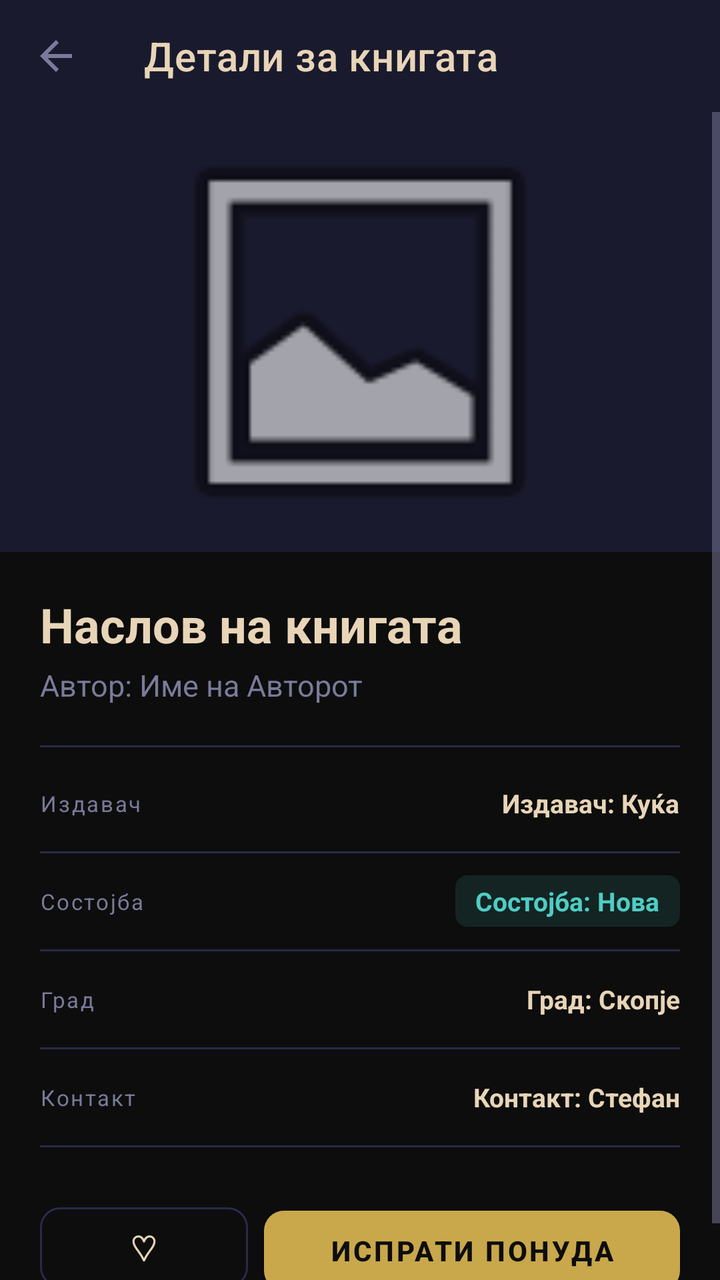
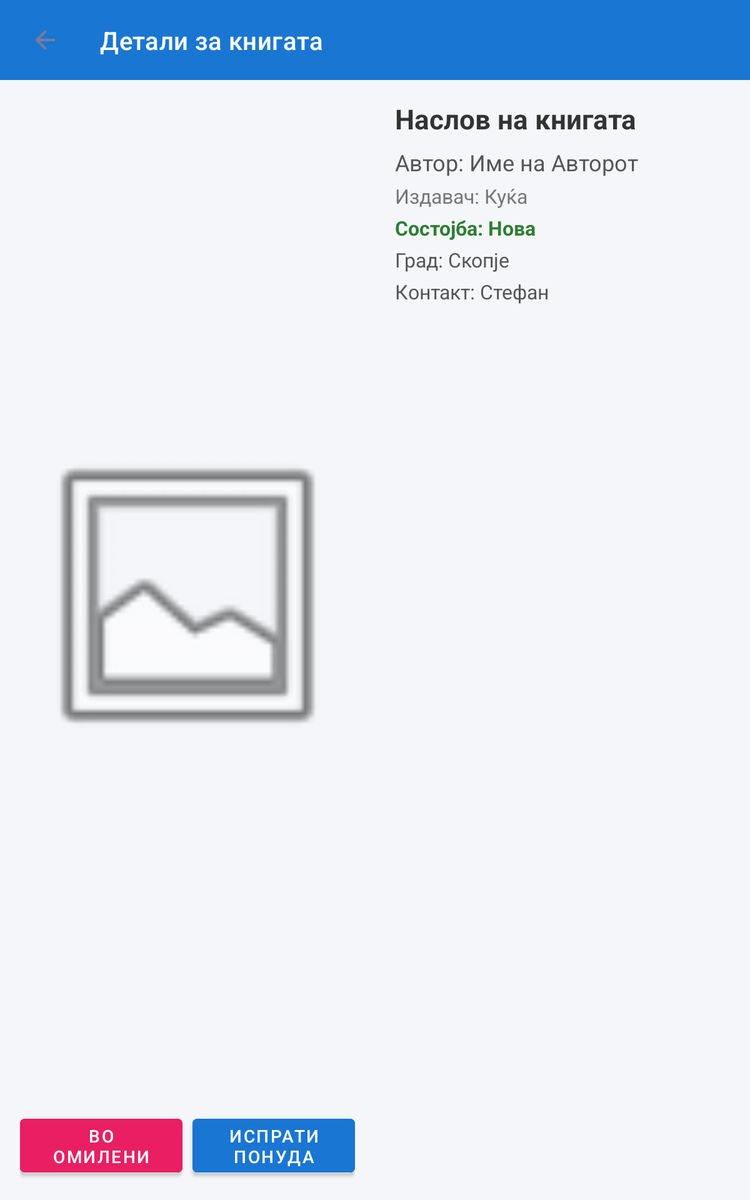

The same Android screen from two of the app's own layout files: first res/layout/ as a phone draws it, then the repository's variant for another configuration, drawn on a device whose configuration selects that folder. Both files follow.
<!-- AndroidManifest.xml: application theme Theme.BookExchange -->
<!-- res/layout/activity_book_detail.xml -->
<?xml version="1.0" encoding="utf-8"?>
<LinearLayout xmlns:android="http://schemas.android.com/apk/res/android"
    xmlns:app="http://schemas.android.com/apk/res-auto"
    android:layout_width="match_parent"
    android:layout_height="match_parent"
    android:orientation="vertical"
    android:background="@color/bg_ink">

    
    <androidx.appcompat.widget.Toolbar
        android:id="@+id/toolbarDetail"
        style="@style/Widget.BookSwap.Toolbar"
        android:layout_width="match_parent"
        android:layout_height="?attr/actionBarSize"
        app:title="@string/book_details"
        app:navigationIcon="@drawable/abc_ic_ab_back_material" />

    <ScrollView
        android:layout_width="match_parent"
        android:layout_height="match_parent">

        <LinearLayout
            android:layout_width="match_parent"
            android:layout_height="wrap_content"
            android:orientation="vertical">

            
            <FrameLayout
                android:layout_width="match_parent"
                android:layout_height="220dp"
                android:background="@color/bg_navy">

                <ImageView
                    android:id="@+id/ivDetailBookImage"
                    android:layout_width="match_parent"
                    android:layout_height="match_parent"
                    android:scaleType="fitCenter"
                    android:src="@android:drawable/ic_menu_gallery"
                    android:contentDescription="@string/book_pic" />

            </FrameLayout>

            
            <LinearLayout
                android:layout_width="match_parent"
                android:layout_height="wrap_content"
                android:orientation="vertical"
                android:padding="20dp">

                
                <TextView
                    android:id="@+id/tvDetailTitle"
                    android:layout_width="match_parent"
                    android:layout_height="wrap_content"
                    android:text="Наслов на книгата"
                    android:textColor="@color/text_primary"
                    android:textSize="24sp"
                    android:textStyle="bold"
                    android:layout_marginBottom="4dp" />

                
                <TextView
                    android:id="@+id/tvDetailAuthor"
                    android:layout_width="match_parent"
                    android:layout_height="wrap_content"
                    android:text="@string/author_name"
                    android:textColor="@color/text_secondary"
                    android:textSize="15sp"
                    android:layout_marginBottom="20dp" />

                
                <View
                    android:layout_width="match_parent"
                    android:layout_height="1dp"
                    android:background="@color/border"
                    android:layout_marginBottom="4dp" />

                
                <LinearLayout
                    android:layout_width="match_parent"
                    android:layout_height="48dp"
                    android:orientation="horizontal"
                    android:gravity="center_vertical">
                    <TextView
                        android:layout_width="0dp"
                        android:layout_height="wrap_content"
                        android:layout_weight="1"
                        android:text="Издавач"
                        android:textSize="11sp"
                        android:textColor="@color/text_secondary"
                        android:letterSpacing="0.08" />
                    <TextView
                        android:id="@+id/tvDetailPublisher"
                        android:layout_width="wrap_content"
                        android:layout_height="wrap_content"
                        android:text="@string/publisher_house"
                        android:textColor="@color/text_primary"
                        android:textSize="13sp"
                        android:textStyle="bold" />
                </LinearLayout>
                <View android:layout_width="match_parent" android:layout_height="1dp" android:background="@color/border"/>

                
                <LinearLayout
                    android:layout_width="match_parent"
                    android:layout_height="48dp"
                    android:orientation="horizontal"
                    android:gravity="center_vertical">
                    <TextView
                        android:layout_width="0dp"
                        android:layout_height="wrap_content"
                        android:layout_weight="1"
                        android:text="Состојба"
                        android:textSize="11sp"
                        android:textColor="@color/text_secondary"
                        android:letterSpacing="0.08" />
                    <TextView
                        android:id="@+id/tvDetailCondition"
                        android:layout_width="wrap_content"
                        android:layout_height="wrap_content"
                        android:text="@string/condition"
                        android:textColor="@color/teal"
                        android:textSize="13sp"
                        android:textStyle="bold"
                        android:background="@drawable/bg_badge_teal"
                        android:paddingHorizontal="10dp"
                        android:paddingVertical="4dp" />
                </LinearLayout>
                <View android:layout_width="match_parent" android:layout_height="1dp" android:background="@color/border"/>

                
                <LinearLayout
                    android:layout_width="match_parent"
                    android:layout_height="48dp"
                    android:orientation="horizontal"
                    android:gravity="center_vertical">
                    <TextView
                        android:layout_width="0dp"
                        android:layout_height="wrap_content"
                        android:layout_weight="1"
                        android:text="Град"
                        android:textSize="11sp"
                        android:textColor="@color/text_secondary"
                        android:letterSpacing="0.08" />
                    <TextView
                        android:id="@+id/tvDetailCity"
                        android:layout_width="wrap_content"
                        android:layout_height="wrap_content"
                        android:text="@string/town"
                        android:textColor="@color/text_primary"
                        android:textSize="13sp"
                        android:textStyle="bold" />
                </LinearLayout>
                <View android:layout_width="match_parent" android:layout_height="1dp" android:background="@color/border"/>

                
                <LinearLayout
                    android:layout_width="match_parent"
                    android:layout_height="48dp"
                    android:orientation="horizontal"
                    android:gravity="center_vertical">
                    <TextView
                        android:layout_width="0dp"
                        android:layout_height="wrap_content"
                        android:layout_weight="1"
                        android:text="Контакт"
                        android:textSize="11sp"
                        android:textColor="@color/text_secondary"
                        android:letterSpacing="0.08" />
                    <TextView
                        android:id="@+id/tvDetailContact"
                        android:layout_width="wrap_content"
                        android:layout_height="wrap_content"
                        android:text="@string/contact"
                        android:textColor="@color/text_primary"
                        android:textSize="13sp"
                        android:textStyle="bold" />
                </LinearLayout>
                <View android:layout_width="match_parent" android:layout_height="1dp" android:background="@color/border" android:layout_marginBottom="24dp"/>

                
                <LinearLayout
                    android:layout_width="match_parent"
                    android:layout_height="wrap_content"
                    android:orientation="horizontal"
                    android:weightSum="3">

                    <Button
                        android:id="@+id/btnAddToFavorites"
                        style="@style/Widget.BookSwap.Button.Secondary"
                        android:layout_width="0dp"
                        android:layout_height="52dp"
                        android:layout_weight="1"
                        android:layout_marginEnd="8dp"
                        android:text="♡"
                        android:textSize="18sp" />

                    <Button
                        android:id="@+id/btnSendOffer"
                        style="@style/Widget.BookSwap.Button.Primary"
                        android:layout_width="0dp"
                        android:layout_height="52dp"
                        android:layout_weight="2"
                        android:text="@string/offer_send"
                        android:textSize="14sp" />

                </LinearLayout>

            </LinearLayout>
        </LinearLayout>
    </ScrollView>
</LinearLayout>
<!-- resources referenced by this layout -->
<resources>
  <color name="bg_ink">#0D0D0D</color>
  <color name="bg_navy">#1A1A2E</color>
  <color name="border">#2A2A4A</color>
  <color name="teal">#4ECDC4</color>
  <color name="text_primary">#E8D5B7</color>
  <color name="text_secondary">#7A7A9A</color>
  <!-- drawable bg_badge_teal (drawable) -->
  <?xml version="1.0" encoding="utf-8"?>
  <shape xmlns:android="http://schemas.android.com/apk/res/android"
      android:shape="rectangle">
      <solid android:color="@color/teal_dim" />
      <corners android:radius="6dp" />
  </shape>
  <string name="author_name">Автор: Име на Авторот</string>
  <string name="book_details">Детали за книгата</string>
  <string name="book_pic">Слика од книгата</string>
  <string name="condition">Состојба: Нова</string>
  <string name="contact">Контакт: Стефан</string>
  <string name="offer_send">Испрати понуда</string>
  <string name="publisher_house">Издавач: Куќа</string>
  <string name="town">Град: Скопје</string>
  <style name="Widget.BookSwap.Button.Primary" parent="Widget.MaterialComponents.Button">
          <item name="backgroundTint">@color/gold</item>
          <item name="android:textColor">@color/bg_ink</item>
          <item name="android:textStyle">bold</item>
          <item name="cornerRadius">10dp</item>
          <item name="rippleColor">@color/bg_ink</item>
      </style>
  <style name="Widget.BookSwap.Button.Secondary" parent="Widget.MaterialComponents.Button.OutlinedButton">
          <item name="strokeColor">@color/border</item>
          <item name="android:textColor">@color/text_primary</item>
          <item name="cornerRadius">10dp</item>
          <item name="rippleColor">@color/gold_dim</item>
      </style>
  <style name="Widget.BookSwap.Toolbar" parent="Widget.MaterialComponents.Toolbar">
          <item name="android:background">@color/bg_navy</item>
          <item name="titleTextColor">@color/text_primary</item>
          <item name="navigationIconTint">@color/text_primary</item>
      </style>
  <color name="teal_dim">#1F4ECDC4</color>
  <color name="gold">#C9A84C</color>
  <color name="gold_dim">#1FC9A84C</color>
  <color name="bg_card">#252540</color>
  <color name="text_hint">#4A4A6A</color>
  <style name="Widget.BookSwap.BottomNavigation" parent="Widget.MaterialComponents.BottomNavigationView">
          <item name="android:background">@color/bg_navy</item>
          <item name="itemIconTint">@color/nav_icon_color</item>
          <item name="itemTextColor">@color/nav_icon_color</item>
          <item name="itemRippleColor">@color/gold_dim</item>
          <item name="labelVisibilityMode">labeled</item>
      </style>
  <color name="nav_icon_color">#FFFFFF</color> ```
  <!-- some entries are left out for length -->
</resources>
<!-- res/layout-sw600dp/activity_book_detail.xml (the repository's variant of the layout above) -->
<!-- drawn on a 7-inch tablet held upright -->
<?xml version="1.0" encoding="utf-8"?>
<LinearLayout xmlns:android="http://schemas.android.com/apk/res/android"
    xmlns:app="http://schemas.android.com/apk/res-auto"
    android:layout_width="match_parent"
    android:layout_height="match_parent"
    android:orientation="vertical"
    android:background="#F4F6F9">

    <androidx.appcompat.widget.Toolbar
        android:id="@+id/toolbarDetail"
        android:layout_width="match_parent"
        android:layout_height="?attr/actionBarSize"
        android:background="#1976D2"
        app:title="@string/book_details"
        app:titleTextColor="#FFFFFF"
        app:navigationIcon="@drawable/abc_ic_ab_back_material" />

    
    <LinearLayout
        android:layout_width="match_parent"
        android:layout_height="match_parent"
        android:orientation="horizontal">

        
        <LinearLayout
            android:layout_width="0dp"
            android:layout_height="match_parent"
            android:layout_weight="1"
            android:orientation="vertical"
            android:padding="16dp"
            android:gravity="center">

            <ImageView
                android:id="@+id/ivDetailBookImage"
                android:layout_width="match_parent"
                android:layout_height="0dp"
                android:layout_weight="1"
                android:scaleType="fitCenter"
                android:src="@android:drawable/ic_menu_gallery"
                android:contentDescription="@string/book_pic" />

            <LinearLayout
                android:layout_width="match_parent"
                android:layout_height="wrap_content"
                android:orientation="horizontal"
                android:weightSum="2"
                android:layout_marginTop="16dp">

                <Button
                    android:id="@+id/btnAddToFavorites"
                    android:layout_width="0dp"
                    android:layout_height="55dp"
                    android:layout_weight="1"
                    android:layout_marginEnd="4dp"
                    android:backgroundTint="#E91E63"
                    android:text="@string/favorites"
                    android:textColor="#FFFFFF" />

                <Button
                    android:id="@+id/btnSendOffer"
                    android:layout_width="0dp"
                    android:layout_height="55dp"
                    android:layout_weight="1"
                    android:layout_marginStart="4dp"
                    android:backgroundTint="#1976D2"
                    android:text="@string/offer_send"
                    android:textColor="#FFFFFF" />

            </LinearLayout>

        </LinearLayout>

        
        <ScrollView
            android:layout_width="0dp"
            android:layout_height="match_parent"
            android:layout_weight="1">

            <LinearLayout
                android:layout_width="match_parent"
                android:layout_height="wrap_content"
                android:orientation="vertical"
                android:padding="16dp">

                <TextView
                    android:id="@+id/tvDetailTitle"
                    android:layout_width="match_parent"
                    android:layout_height="wrap_content"
                    android:text="Наслов на книгата"
                    android:textColor="#333333"
                    android:textSize="22sp"
                    android:textStyle="bold"
                    android:layout_marginBottom="8dp" />

                <TextView
                    android:id="@+id/tvDetailAuthor"
                    android:layout_width="match_parent"
                    android:layout_height="wrap_content"
                    android:text="@string/author_name"
                    android:textColor="#555555"
                    android:textSize="18sp"
                    android:layout_marginBottom="4dp" />

                <TextView
                    android:id="@+id/tvDetailPublisher"
                    android:layout_width="match_parent"
                    android:layout_height="wrap_content"
                    android:text="@string/publisher_house"
                    android:textColor="#777777"
                    android:textSize="16sp"
                    android:layout_marginBottom="4dp" />

                <TextView
                    android:id="@+id/tvDetailCondition"
                    android:layout_width="match_parent"
                    android:layout_height="wrap_content"
                    android:text="@string/condition"
                    android:textColor="#2E7D32"
                    android:textSize="16sp"
                    android:textStyle="bold"
                    android:layout_marginBottom="4dp" />

                <TextView
                    android:id="@+id/tvDetailCity"
                    android:layout_width="match_parent"
                    android:layout_height="wrap_content"
                    android:text="@string/town"
                    android:textColor="#555555"
                    android:textSize="16sp"
                    android:layout_marginBottom="4dp" />

                <TextView
                    android:id="@+id/tvDetailContact"
                    android:layout_width="match_parent"
                    android:layout_height="wrap_content"
                    android:text="@string/contact"
                    android:textColor="#555555"
                    android:textSize="16sp"
                    android:layout_marginBottom="16dp" />

            </LinearLayout>
        </ScrollView>

    </LinearLayout>

</LinearLayout>
<!-- resources referenced by the variant -->
<!-- as a 7-inch tablet held upright resolves them -->
<resources>
  <string name="author_name">Автор: Име на Авторот</string>
  <string name="book_details">Детали за книгата</string>
  <string name="book_pic">Слика од книгата</string>
  <string name="condition">Состојба: Нова</string>
  <string name="contact">Контакт: Стефан</string>
  <string name="favorites">Во Омилени</string>
  <string name="offer_send">Испрати понуда</string>
  <string name="publisher_house">Издавач: Куќа</string>
  <string name="town">Град: Скопје</string>
  <style name="Theme.BookExchange" parent="Theme.MaterialComponents.DayNight.NoActionBar">
          
          <item name="android:windowBackground">@color/bg_ink</item>
          <item name="colorPrimary">@color/gold</item>
          <item name="colorPrimaryVariant">@color/bg_navy</item>
          <item name="colorOnPrimary">@color/bg_ink</item>
          <item name="colorSecondary">@color/teal</item>
          <item name="colorOnSecondary">@color/bg_ink</item>
          <item name="colorSurface">@color/bg_card</item>
          <item name="colorOnSurface">@color/text_primary</item>
          <item name="android:colorBackground">@color/bg_ink</item>
          <item name="colorOnBackground">@color/text_primary</item>
  
          
          <item name="android:statusBarColor">@color/bg_navy</item>
          <item name="android:windowLightStatusBar">false</item>
  
          
          <item name="android:navigationBarColor">@color/bg_navy</item>
  
          
          <item name="android:textColorPrimary">@color/text_primary</item>
          <item name="android:textColorSecondary">@color/text_secondary</item>
          <item name="android:textColorHint">@color/text_hint</item>
  
          
          <item name="android:textColorHighlight">#33C9A84C</item>
          <item name="colorControlActivated">@color/gold</item>
          <item name="colorControlHighlight">@color/gold_dim</item>
  
          
          <item name="bottomNavigationStyle">@style/Widget.BookSwap.BottomNavigation</item>
      </style>
  <color name="bg_ink">#0D0D0D</color>
  <color name="gold">#C9A84C</color>
  <color name="bg_navy">#1A1A2E</color>
  <color name="teal">#4ECDC4</color>
  <color name="bg_card">#252540</color>
  <color name="text_primary">#E8D5B7</color>
  <color name="text_secondary">#7A7A9A</color>
  <color name="text_hint">#4A4A6A</color>
  <color name="gold_dim">#1FC9A84C</color>
  <style name="Widget.BookSwap.BottomNavigation" parent="Widget.MaterialComponents.BottomNavigationView">
          <item name="android:background">@color/bg_navy</item>
          <item name="itemIconTint">@color/nav_icon_color</item>
          <item name="itemTextColor">@color/nav_icon_color</item>
          <item name="itemRippleColor">@color/gold_dim</item>
          <item name="labelVisibilityMode">labeled</item>
      </style>
  <color name="nav_icon_color">#FFFFFF</color> ```
</resources>
